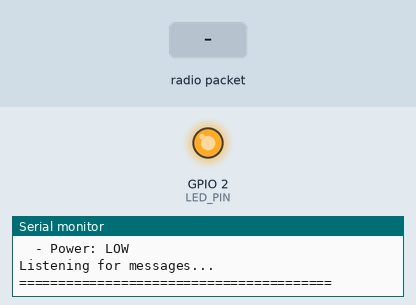
This sketch was run on a simulated ESP32. Shown: output pins drawn as LEDs (lit = HIGH), the last lines printed to the serial monitor. Dashed ring = blinking. Inputs (shaded band) come from the test bench. No radio packets arrive unless stated.

Above: at 1.1 s.
At 3.4 s:
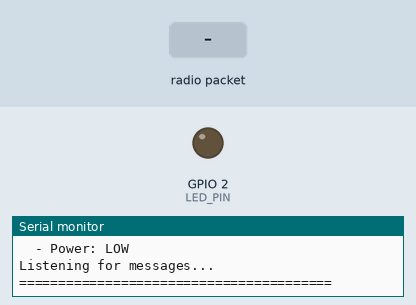
3.5 s: radio packet "1" arrives
At 3.6 s:
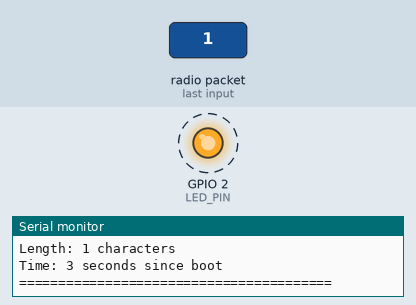
Timing chart, 0 to 6.5 s (numbered marks = the images above; inputs shaded):
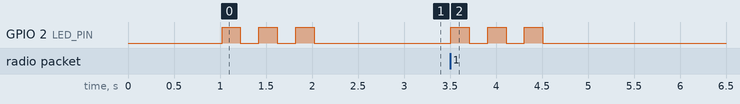

Measured:
- after the input at 3.5 s, GPIO 2 (LED_PIN): alternates HIGH for 0.20 s and LOW for 0.20 s, 6 changes in all, then stays LOW, starting at once

The sketch:

receiver_esp32.ino
```cpp
// ===================================================
// NRF24L01 RECEIVER - ESP32
// ===================================================
// This ESP32 receives messages from the sender ESP32
// via NRF24L01, blinks its LED, and displays the message
// on the Serial Monitor
//
// Wiring for NRF24L01:
// CE:   GPIO 21
// CSN:  GPIO 22
// SCK:  GPIO 18
// MOSI: GPIO 23
// MISO: GPIO 19
// VCC:  3.3V
// GND:  GND
// ===================================================

#include <SPI.h>
#include <RF24.h>

// Pin definitions
#define CE_PIN 21
#define CSN_PIN 22
#define LED_PIN 2 // Built-in LED

// Initialize NRF24L01
RF24 radio(CE_PIN, CSN_PIN);

// Communication address (must match sender)
const byte address[6] = "00001";

// Message buffer
char receivedMessage[32];

// LED blink control
unsigned long lastBlinkTime = 0;
int blinkCount = 0;
bool ledState = false;
const int BLINKS_PER_MESSAGE = 3; // Number of blinks when message received

void setup()
{
  // Initialize Serial
  Serial.begin(115200);
  delay(1000);

  // Clear serial buffer
  while (Serial.available())
    Serial.read();

  Serial.println("\n========================================");
  Serial.println("NRF24L01 RECEIVER - ESP32");
  Serial.println("========================================");

  // Initialize built-in LED
  pinMode(LED_PIN, OUTPUT);
  digitalWrite(LED_PIN, LOW);

  // Initialize SPI
  SPI.begin();

  // Initialize radio
  if (!radio.begin())
  {
    Serial.println("ERROR: NRF24L01 not detected!");
    Serial.println("Check wiring and connections.");
    while (1)
    {
      // Blink LED rapidly to indicate error
      digitalWrite(LED_PIN, HIGH);
      delay(100);
      digitalWrite(LED_PIN, LOW);
      delay(100);
    }
  }

  Serial.println("NRF24L01 initialized successfully!");

  // Configure radio
  radio.openReadingPipe(0, address);
  radio.setPALevel(RF24_PA_LOW); // Set power level (LOW, HIGH, MAX)
  radio.setDataRate(RF24_1MBPS); // Set data rate
  radio.setChannel(108);         // Set channel (0-125) - must match sender
  radio.startListening();        // Put in RX mode

  Serial.println("Radio configuration:");
  Serial.println("  - Mode: RECEIVER");
  Serial.println("  - Channel: 108");
  Serial.println("  - Data Rate: 1Mbps");
  Serial.println("  - Power: LOW");
  Serial.println();
  Serial.println("Listening for messages...");
  Serial.println("========================================\n");

  // Blink LED 3 times to indicate ready
  for (int i = 0; i < 3; i++)
  {
    digitalWrite(LED_PIN, HIGH);
    delay(200);
    digitalWrite(LED_PIN, LOW);
    delay(200);
  }
}

void loop()
{
  // Check if there's data available
  if (radio.available())
  {
    // Read the message
    memset(receivedMessage, 0, sizeof(receivedMessage));
    radio.read(&receivedMessage, sizeof(receivedMessage));

    // Display received message
    Serial.println("========================================");
    Serial.println("MESSAGE RECEIVED!");
    Serial.print("Content: \"");
    Serial.print(receivedMessage);
    Serial.println("\"");
    Serial.print("Length: ");
    Serial.print(strlen(receivedMessage));
    Serial.println(" characters");
    Serial.print("Time: ");
    Serial.print(millis() / 1000);
    Serial.println(" seconds since boot");
    Serial.println("========================================\n");

    // Start blinking LED
    blinkCount = 0;
    blinkLED();
  }

  // Handle LED blinking
  if (blinkCount > 0 && blinkCount < BLINKS_PER_MESSAGE * 2)
  {
    unsigned long currentTime = millis();
    if (currentTime - lastBlinkTime >= 200)
    { // 200ms per blink state
      lastBlinkTime = currentTime;
      ledState = !ledState;
      digitalWrite(LED_PIN, ledState ? HIGH : LOW);
      blinkCount++;
    }
  }
  else if (blinkCount >= BLINKS_PER_MESSAGE * 2)
  {
    // Ensure LED is off after blinking
    digitalWrite(LED_PIN, LOW);
    blinkCount = 0;
  }
}

void blinkLED()
{
  // Initialize blinking sequence
  blinkCount = 1;
  lastBlinkTime = millis();
  ledState = true;
  digitalWrite(LED_PIN, HIGH);
}

// Function to print radio details (for debugging)
void printRadioDetails()
{
  Serial.println("\n--- Radio Details ---");
  radio.printDetails();
  Serial.println("-------------------\n");
}
```
